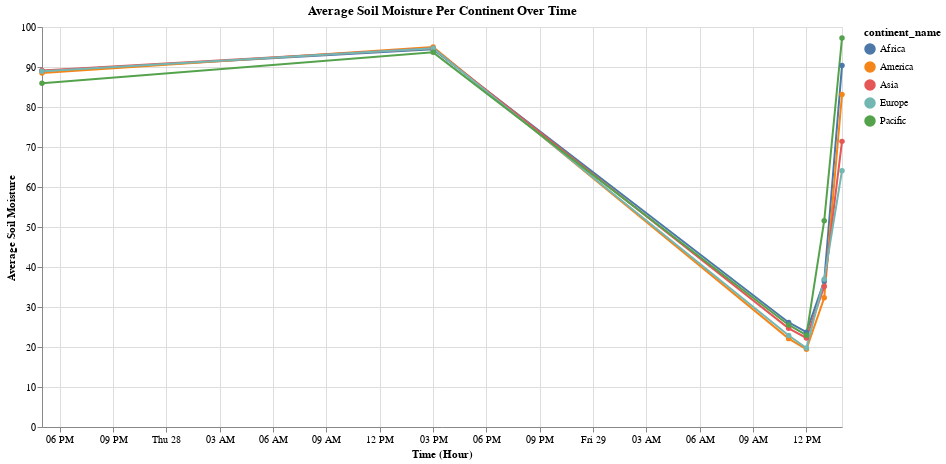

Notebook code cell kept with this figure:
### Code cell
from base_script import return_merged_df
import altair as alt
from os import environ
import pandas as pd
import pymssql

alt.data_transformers.disable_max_rows()

return_merged_df()


def get_connection() -> pymssql.Connection:
    conn = pymssql.connect(
        server=environ["DB_HOST"],
        port=environ["DB_PORT"],
        user=environ["DB_USER"],
        password=environ["DB_PASSWORD"],
        database=environ["DB_NAME"],
        as_dict=True
    )

    return conn

connection = get_connection()
cursor = connection.cursor()
print("connected")
merged_df = return_merged_df()


def get_continent(cursor):
    """Returns the continent of a given plant ID"""
    cursor.execute("""
        SELECT plants.plant_id, cont.continent_name 
        FROM delta.Continents AS cont
        JOIN delta.Locations AS loc
        ON cont.continent_id = loc.continent_id
        JOIN delta.Plants AS plants
        ON plants.location_id = loc.location_id
        ORDER BY plants.plant_id
    """)

    results = cursor.fetchall()
    if results:
        return results
    else:
        print("No results")
        return None
    

continent_data = get_continent(cursor)

continent_df = pd.DataFrame(continent_data)

all_data = pd.merge(merged_df, continent_df, how="left", on=["plant_id"])


all_data["recording_taken"] = pd.to_datetime(all_data["recording_taken"])

all_data["recording_taken"] = all_data["recording_taken"].dt.floor("H")

grouped_df = all_data.groupby(["recording_taken", "continent_name"]).agg(
    avg_soil_moisture=("soil_moisture", "mean")
).reset_index()

print("Making Graph")

chart = alt.Chart(grouped_df).mark_line(point=True).encode(
    x=alt.X("recording_taken:T", title="Time (Hour)"),
    y=alt.Y("avg_soil_moisture:Q", title="Average Soil Moisture"),
    color="continent_name:N",           
    tooltip=["reading_taken:T", "continent_name:N", "avg_soil_moisture:Q"]
).properties(
    title="Average Soil Moisture Per Continent Over Time",
    width=800,
    height=400
)

chart.show()

### Figure 1 — Vega-Lite specification as saved in the notebook (floating-point values rounded to 4 significant figures)
{"config": {"view": {"continuousWidth": 300, "continuousHeight": 300}}, "data": {"name": "data-d68dd0045017f23af04c55e77facce57"}, "mark": {"type": "line", "point": true}, "encoding": {"color": {"field": "continent_name", "type": "nominal"}, "tooltip": [{"field": "reading_taken", "type": "temporal"}, {"field": "continent_name", "type": "nominal"}, {"field": "avg_soil_moisture", "type": "quantitative"}], "x": {"field": "recording_taken", "title": "Time (Hour)", "type": "temporal"}, "y": {"field": "avg_soil_moisture", "title": "Average Soil Moisture", "type": "quantitative"}}, "height": 400, "title": "Average Soil Moisture Per Continent Over Time", "width": 800, "$schema": "https://vega.github.io/schema/vega-lite/v5.20.1.json", "datasets": {"data-d68dd0045017f23af04c55e77facce57": [{"recording_taken": "2024-11-27T17:00:00", "continent_name": "Africa", "avg_soil_moisture": 89.01}, {"recording_taken": "2024-11-27T17:00:00", "continent_name": "America", "avg_soil_moisture": 88.5}, {"recording_taken": "2024-11-27T17:00:00", "continent_name": "Asia", "avg_soil_moisture": 89.15}, {"recording_taken": "2024-11-27T17:00:00", "continent_name": "Europe", "avg_soil_moisture": 88.94}, {"recording_taken": "2024-11-27T17:00:00", "continent_name": "Pacific", "avg_soil_moisture": 85.94}, {"recording_taken": "2024-11-28T15:00:00", "continent_name": "Africa", "avg_soil_moisture": 94.46}, {"recording_taken": "2024-11-28T15:00:00", "continent_name": "America", "avg_soil_moisture": 94.99}, {"recording_taken": "2024-11-28T15:00:00", "continent_name": "Asia", "avg_soil_moisture": 94.7}, {"recording_taken": "2024-11-28T15:00:00", "continent_name": "Europe", "avg_soil_moisture": 94.67}, {"recording_taken": "2024-11-28T15:00:00", "continent_name": "Pacific", "avg_soil_moisture": 93.67}, {"recording_taken": "2024-11-29T11:00:00", "continent_name": "Africa", "avg_soil_moisture": 26.14}, {"recording_taken": "2024-11-29T11:00:00", "continent_name": "America", "avg_soil_moisture": 22.09}, {"recording_taken": "2024-11-29T11:00:00", "continent_name": "Asia", "avg_soil_moisture": 24.66}, {"recording_taken": "2024-11-29T11:00:00", "continent_name": "Europe", "avg_soil_moisture": 22.87}, {"recording_taken": "2024-11-29T11:00:00", "continent_name": "Pacific", "avg_soil_moisture": 25.51}, {"recording_taken": "2024-11-29T12:00:00", "continent_name": "Africa", "avg_soil_moisture": 23.72}, {"recording_taken": "2024-11-29T12:00:00", "continent_name": "America", "avg_soil_moisture": 19.42}, {"recording_taken": "2024-11-29T12:00:00", "continent_name": "Asia", "avg_soil_moisture": 22.25}, {"recording_taken": "2024-11-29T12:00:00", "continent_name": "Europe", "avg_soil_moisture": 19.73}, {"recording_taken": "2024-11-29T12:00:00", "continent_name": "Pacific", "avg_soil_moisture": 22.96}, {"recording_taken": "2024-11-29T13:00:00", "continent_name": "Africa", "avg_soil_moisture": 36.49}, {"recording_taken": "2024-11-29T13:00:00", "continent_name": "America", "avg_soil_moisture": 32.3}, {"recording_taken": "2024-11-29T13:00:00", "continent_name": "Asia", "avg_soil_moisture": 35.14}, {"recording_taken": "2024-11-29T13:00:00", "continent_name": "Europe", "avg_soil_moisture": 36.92}, {"recording_taken": "2024-11-29T13:00:00", "continent_name": "Pacific", "avg_soil_moisture": 51.56}, {"recording_taken": "2024-11-29T14:00:00", "continent_name": "Africa", "avg_soil_moisture": 90.36}, {"recording_taken": "2024-11-29T14:00:00", "continent_name": "America", "avg_soil_moisture": 83.12}, {"recording_taken": "2024-11-29T14:00:00", "continent_name": "Asia", "avg_soil_moisture": 71.41}, {"recording_taken": "2024-11-29T14:00:00", "continent_name": "Europe", "avg_soil_moisture": 64.09}, {"recording_taken": "2024-11-29T14:00:00", "continent_name": "Pacific", "avg_soil_moisture": 97.22}]}}
